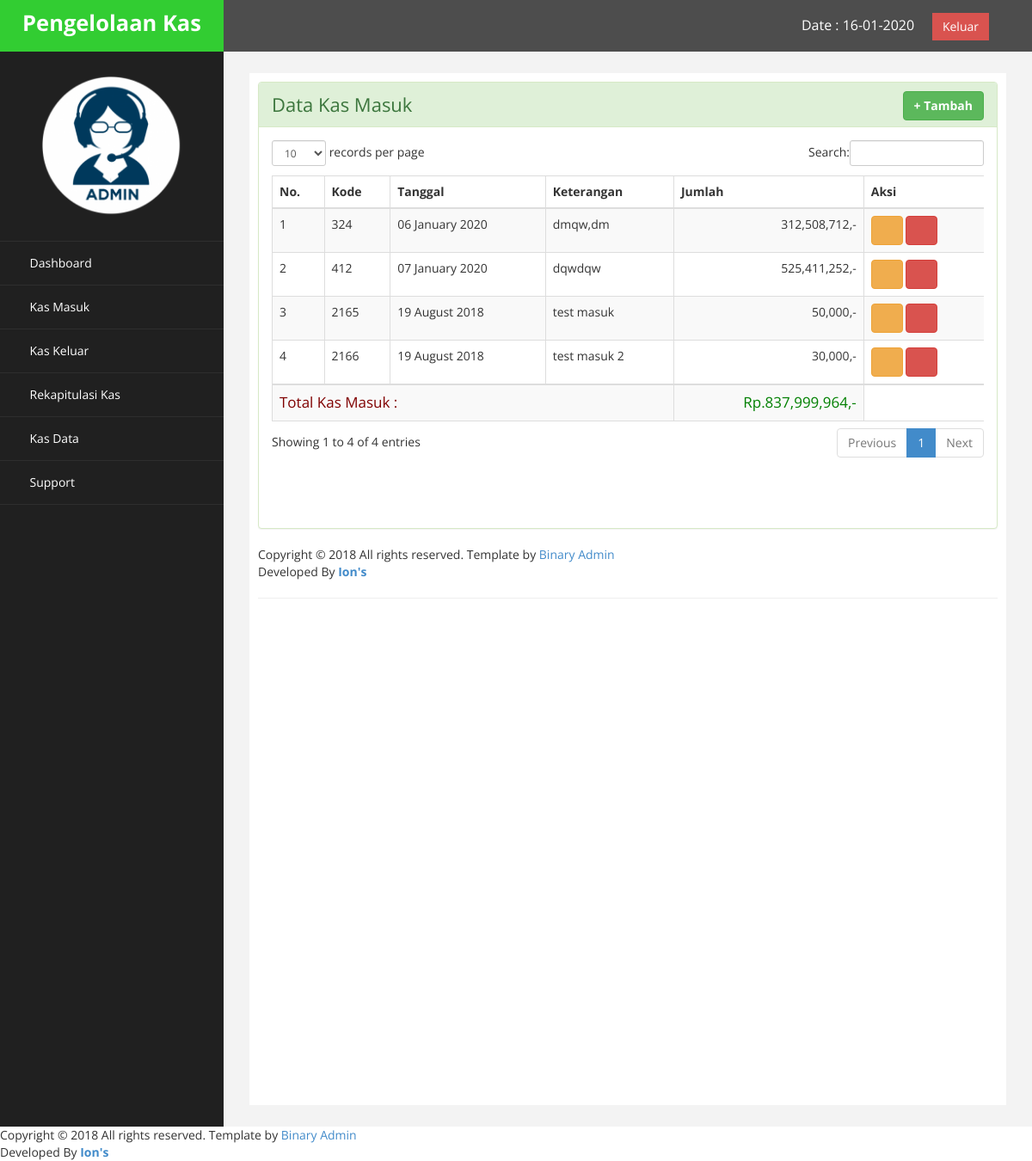
Page /home.php?page=masuk (signed in) on the committed database.
### tables this page shows
CREATE TABLE `kas` (
  `kode` int(11) NOT NULL,
  `keterangan` varchar(300) NOT NULL,
  `tgl` date NOT NULL,
  `jumlah` int(10) NOT NULL,
  `jenis` varchar(20) NOT NULL,
  `keluar` int(20) NOT NULL
);

### page/kas_masuk/masuk.php (the view, shortened to what this page needs)
<!DOCTYPE html>
<html lang="en">
<head>
    <link href="assets/css/bootstrap.css" rel="stylesheet" />
    <link href="assets/css/font-awesome.css" rel="stylesheet" />
    <link href="assets/css/custom.css" rel="stylesheet" />
    <link href="assets/js/dataTables/dataTables.bootstrap.css" rel="stylesheet" />
</head>
<body>
    <div class="row">
        <div class="col-md-12">
            <div class="panel panel-success">
                <div class="panel-heading">
                    <span>Data Kas Masuk</span>
                    <span title="Tambah Data"><button style="float: right;" class="btn-md btn btn-success"data-toggle="modal" data-target="#myModal">
                        <b>+ Tambah</b>
                </button></span>
                </div>
                <div class="panel-body">
                    <div class="table-responsive">
                        <table class="table table-striped table-bordered table-hover" id="dataTables-example">
                            <thead>
                                <tr>
                                    <th>No.</th>
                                    <th>Kode</th>
                                    <th>Tanggal</th>
                                    <th>Keterangan</th>
                                    <th>Jumlah</th>
                                    <th>Aksi</th>
                                </tr>
                            </thead>
                            <tbody>
                                <?php
                                $no = 1;
                                $sql = mysqli_query($koneksi, "SELECT * FROM kas WHERE jenis = 'masuk' ");
                                while ($data = mysqli_fetch_assoc($sql)) {
                            ?>
                                    <tr class="odd gradeX">
                                        <td>
                                            <?php echo $no++; ?>
                                        </td>
                                        <td>
                                            <?php echo $data['kode']; ?>
                                        </td>
                                        <td>
                                            <?php echo date('d F Y', strtotime($data['tgl'])); ?>
                                        </td>
                                        <td>
                                            <?php echo $data['keterangan']; ?>
                                        </td>
                                        <td align="right">
                                            <?php echo number_format($data['jumlah']).",-"; ?>
                                        </td>
                                        <td>
                                            <a id="edit_data" data-toggle="modal" data-target="#edit" data-id="<?php echo $data['kode']; ?>" data-ket="<?php echo $data['keterangan']; ?>" data-tgl="<?php echo $data['tgl']; ?>" data-jml="<?php echo $data['jumlah']; ?>" class="btn btn-warning btn-md" title="Ubah Data"><i class="fa fa-edit"> </i></a>
                                            <a onclick="return confirm('Apakah anda yakin ingin menghapus data?')" href="?page=masuk&aksi=hapus&id=<?php echo $data['kode'];?>" class="btn btn-danger btn-md" title="Hapus Data"><i class="fa fa-trash"> </i></a>
                                        </td>
                                    </tr>
                                    <?php
                                $total = $total+$data['jumlah'];
                                }
                            ?>
                            </tbody>
                            <tr>
                                <td colspan="4" style="text-align: left; font-size: 17px; color: maroon;">Total Kas Masuk :</td>
                                <td style="font-size: 17px; text-align: right; "><font style="color: green;"><?php echo " Rp." . number_format($total).",-"; ?></font></td>
                            </tr>
                        </table>
                    </div>
                    <div class="panel-body">
                    </div>
                        <div class="panel-body">
                        </div>
                </div>
            </div>
        </div>
    </div>
    <div class="row">
        <div class="col-md-12">
            <div class="copyright">
                Copyright © 2018 All rights reserved. Template by <a href="http://binarycart.com/">Binary Admin</a>
                <br> Developed By <a href="https://web.facebook.com/Ions.Revolutionz" target="_blank"><b>Ion's</b></a>
            </div>
        </div>
    </div>
</body>
</html>

### assets/css/custom.css (style rules this page uses)
body { font-family: 'Open Sans', sans-serif; }

### page/kas_masuk/masuk.php (style rules this page uses)
span { font-size: 22px; }

### rows in the picture
kas: kode "324", tgl "06 January 2020", keterangan "dmqw,dm", jumlah "312,508,712"
kas: kode "412", tgl "07 January 2020", keterangan "dqwdqw", jumlah "525,411,252"
kas: kode "2165", tgl "19 August 2018", keterangan "test masuk", jumlah "50,000"
kas: kode "2166", tgl "19 August 2018", keterangan "test masuk 2", jumlah "30,000"

### other values in the picture
$total "837,999,964"
